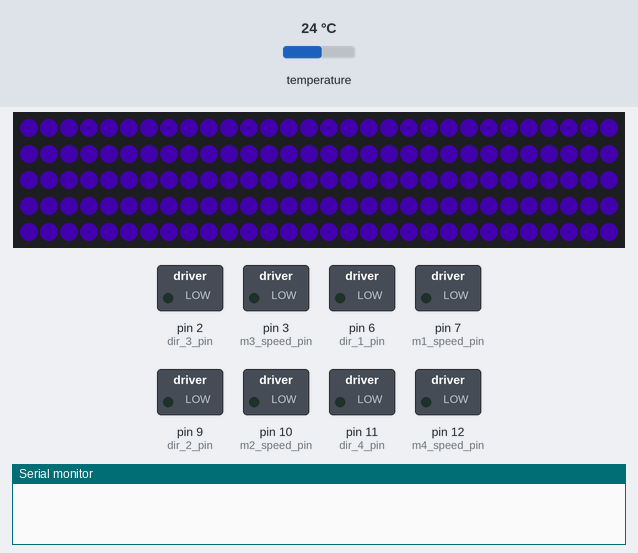
A sketch run on a simulated Arduino Mega 2560, built with avr-gcc and run on an emulated ATmega2560. Parts: 150 RGB LEDs in strip order, left to right, continuing on the next row, switched loads named in the sketch (green lamp = pin HIGH), the last lines printed to the serial monitor. The test bench sets the inputs (shaded band); at power-on: temperature 24 °C. Dim RGB values are drawn brighter than linear.

Above: at 2.1 s.
2.2 s: temperature set to 28 °C
At 3.3 s:
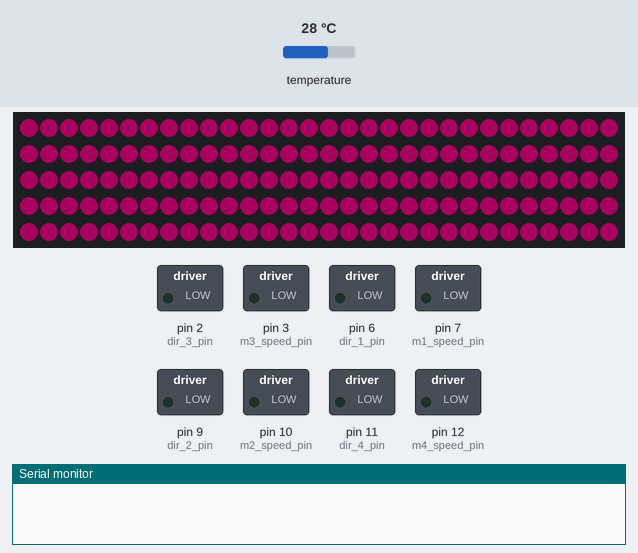
3.7 s: temperature set to 33 °C
At 4.9 s:
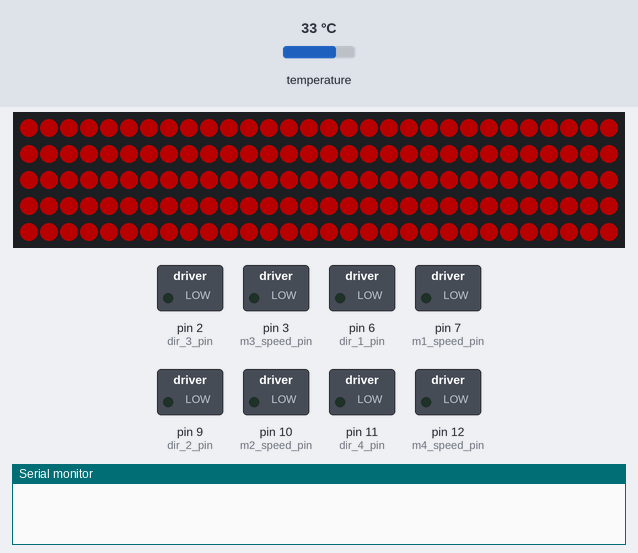
5.2 s: temperature set to 12 °C
At 6.3 s:
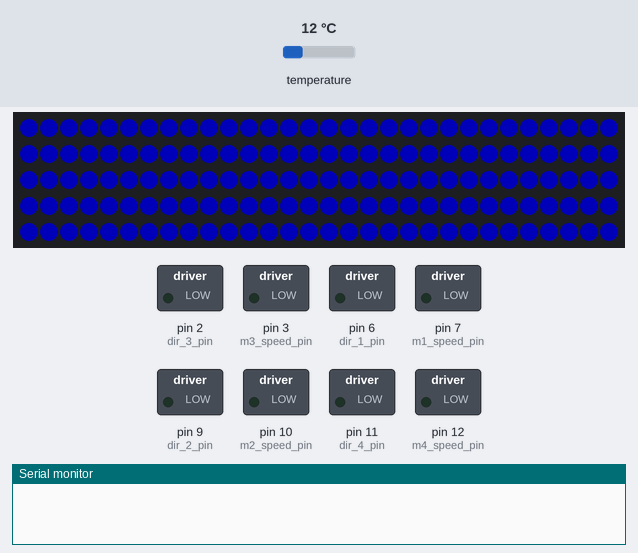
6.7 s: temperature set to 41 °C
At 9.7 s:
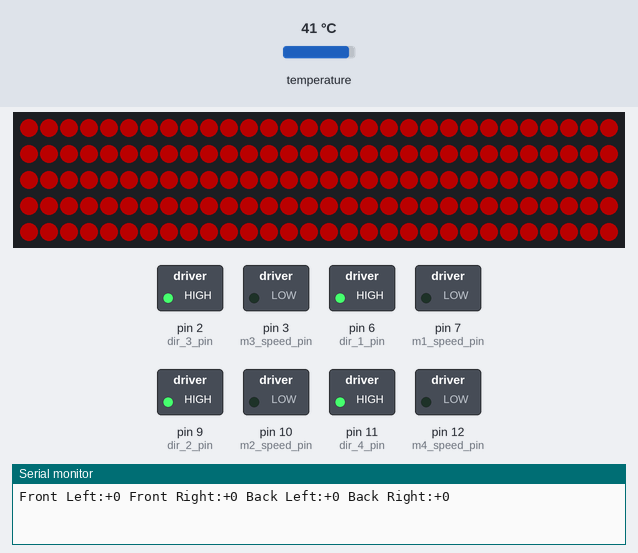
Timing chart, 0 to 10.7 s (numbered marks = the images above; inputs shaded):
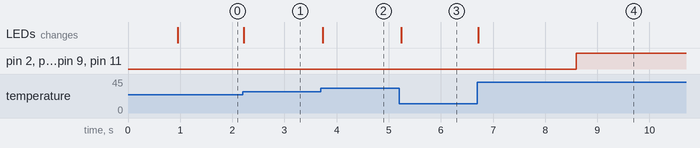

The sketch:

Drive_temp_lights.ino
```cpp
//Controls the robot. 2/23/18
/*
 * Control the robot. Connect radio usb to power, and DB9 cable
 * for data to lab computer.
 * Open Putty. Set COM port appropriately (check in devices)
 * and baud rate to 115200
 * Control via following
 * 1 - 25% forward
 * 2 - 50% forward
 * 3 - 75% forward
 * 4 - 100% forward
 * 5 - 25% backwards
 * 6 - 50% backwards
 * 7 - 75% backwards
 * 8 - 100% backwards
 * 0 - Stop
 *
 * This is not apparent in code because data is coming in corrupted.
 * To be fixed in future update
 *
 */

#include <Adafruit_NeoPixel.h>
//int sensorPin = A0;   // select the analog input pin for the photoresistor
//int sensorValue = 0;  // photoresistor value read from analog input pin
///////////////////////
#include <OneWire.h>
#include <SoftwareSerial.h>


//Pin for temp sensor
int DS18S20_Pin = 4; //DS18S20 Signal pin on digital 4
char tmpstring[10];

//Temperature chip i/o
OneWire ds(DS18S20_Pin);  // on digital pin 4


//PIN for LEDs
#define PIN 5


int NUM_LEDS = 150;
int BRIGHTNESS= 70;
int nums=0;
int val=0;
int val2=0;
Adafruit_NeoPixel pixels = Adafruit_NeoPixel(NUM_LEDS, PIN, NEO_GRB + NEO_KHZ800);


//front left
const int dir_1_pin = 6;
const int m1_speed_pin = 7;
const int m1_sign = 1;

//front right
const int dir_2_pin = 9;
const int m2_speed_pin = 10;
const int m2_sign = 1;

//back left
const int dir_3_pin = 2;
const int m3_speed_pin = 3;
const int m3_sign = 1;

//back right
const int dir_4_pin = 11;
const int m4_speed_pin = 12;
const int m4_sign = 1;

const int COUNTER_MAX = 250;

int target_speed_1 = 0;
int actual_speed_1 = 0;

int target_speed_2 = 0;
int actual_speed_2 = 0;

int target_speed_3 = 0;
int actual_speed_3 = 0;

int target_speed_4 = 0;
int actual_speed_4 = 0;

int counter = 0;

#define HEADER     0

#define FRONT_LEFT 1
#define FRONT_RIGHT 2

#define MID_LEFT 3
#define MID_RIGHT 4

#define BACK_LEFT 5
#define BACK_RIGHT 6

#define CHECKSUM 7

char input_data[8];
int index = 0;


void setup() {
  // put your setup code here, to run once:
  Serial.begin(115200);
  Serial2.begin(9600);
  Serial3.begin(115200); //direct line to radio

  pinMode(dir_1_pin, OUTPUT);
  pinMode(m1_speed_pin, OUTPUT);
  pinMode(dir_2_pin, OUTPUT);
  pinMode(m2_speed_pin, OUTPUT);
  pinMode(dir_3_pin, OUTPUT);
  pinMode(m3_speed_pin, OUTPUT);
  pinMode(dir_4_pin, OUTPUT);
  pinMode(m4_speed_pin, OUTPUT);

  //LEDs init
  pixels.setBrightness(BRIGHTNESS);
    pixels.begin(); // This initializes the NeoPixel library.
    for(int i=0;i<=150;i=i+1){
          pixels.setPixelColor(i, pixels.Color(0,0,0));
    pixels.show(); // This sends the updated pixel color to the hardware.
    }
}

void read_radio() {
    // put your main code here, to run repeatedly:
  if(Serial3.available()) {
    int data = Serial3.read();
      if(index != 0 && data == 0xFF) {
         //Misaligned... ignore data until we get 0xFF for start of next packet
         index = 0;
         return;
      }
      if(index == 0 && data != 0xFF) {
        //misaligned... throw out data until this is true;
        return;
      }
      input_data[index] = data;
      index++;
    //Serial.println((int) data);
  }

  if(index == 8) {

    char sum = 0;
    for(int i = 1; i < 7; i++) {
      sum+= input_data[i];
    }
    sum += 0xAA;
    if(sum == input_data[CHECKSUM]) {
      for(int i = 0; i < 8; i++) {
        //Serial.print((int)input_data[i]);
        //Serial.print(", ");
      }
      //Serial.println();
      //checksum passed, set fields
      target_speed_1 = input_data[FRONT_LEFT] * 2;
      target_speed_2 = input_data[FRONT_RIGHT] * 2;
      target_speed_3 = input_data[BACK_LEFT] * 2;
      target_speed_4 = input_data[BACK_RIGHT] * 2;

    } else {
      //Serial.println("checksum fail");
    }
    index = 0;
  }
}

void update_leds() {
  float temperature = getTemp();
  int tmp = (int) temperature;

 val=constrain(map(temperature*100, 7000,9000,0,255), 0, 255);
 ////temperature *100
//sensor();
   for(int i=0;i<=150;i=i+1){
      pixels.setPixelColor(i, pixels.Color(val,0,255-val));
      // pixels.Color takes RGB values, from 0,0,0 up to 255,255,255 pixels.setPixelColor(i, pixels.Color(0,150,0)); // Moderately bright green color.
      }
    pixels.show(); // This sends the updated pixel color to the hardware.
}

void loop() {
  update_leds();
  read_radio();

//    // Do nothing we are at the right speed
//    if(target_speed == actual_speed) {
//     // Serial.println("reached target");
//      return;
//    }

    // Stall using counter as timer
    if(counter < COUNTER_MAX) {
      counter++;
    }

    // Adjust speed when counter is maxed, reset counter
    if(counter % COUNTER_MAX == COUNTER_MAX-1) {
      counter = 0;
      if(actual_speed_1 != target_speed_1) {
        actual_speed_1 < target_speed_1 ? actual_speed_1++: actual_speed_1--;
      }
      if(actual_speed_2 != target_speed_2) {
        actual_speed_2 < target_speed_2 ? actual_speed_2++: actual_speed_2--;
      }
      if(actual_speed_3 != target_speed_3) {
        actual_speed_3 < target_speed_3 ? actual_speed_3++: actual_speed_3--;
      }
      if(actual_speed_4 != target_speed_4) {
        actual_speed_4 < target_speed_4 ? actual_speed_4++: actual_speed_4--;
      }

    } else {
      return; //dont waste sending same val as before
    }

  Serial.print("Front Left:");
  set_pwm(dir_1_pin, m1_speed_pin, m1_sign, actual_speed_1);
  Serial.print(" Front Right:");
  set_pwm(dir_2_pin, m2_speed_pin, m2_sign, actual_speed_2);
  Serial.print(" Back Left:");
  set_pwm(dir_3_pin, m3_speed_pin, m3_sign, actual_speed_3);
  Serial.print(" Back Right:");
  set_pwm(dir_4_pin, m4_speed_pin, m4_sign, actual_speed_4);
  Serial.println();


}

void set_pwm(int dir_pin, int m_speed_pin, int sign, int m_actual_speed) {
  if((m_actual_speed * sign) >= 0) {
    digitalWrite(dir_pin, HIGH);
    Serial.print("+");
    analogWrite(m_speed_pin, m_actual_speed*sign);
    Serial.print(m_actual_speed*sign);
  } else {
    Serial.print("-");
    digitalWrite(dir_pin, LOW);
    analogWrite(m_speed_pin, -1*m_actual_speed*sign);
    Serial.print(-1*m_actual_speed*sign);
  }
}


float getTemp(){
  //returns the temperature from one DS18S20 in DEG Celsius

  byte data[12];
  byte addr[8];

  if ( !ds.search(addr)) {
      //no more sensors on chain, reset search
      Serial.println("Can't find sensor, try a pullup resistor?");
      ds.reset_search();
      return -1000;
  }

  if ( OneWire::crc8( addr, 7) != addr[7]) {
      Serial.println("CRC is not valid!");
      return -1000;
  }

  if ( addr[0] != 0x10 && addr[0] != 0x28) {
      Serial.print("Device is not recognized");
      return -1000;
  }

  ds.reset();
  ds.select(addr);
  ds.write(0x44,1); // start conversion, with parasite power on at the end

  byte present = ds.reset();
  ds.select(addr);
  ds.write(0xBE); // Read Scratchpad

  for (int i = 0; i < 9; i++) { // we need 9 bytes
    data[i] = ds.read();
  }

  ds.reset_search();

  byte MSB = data[1];
  byte LSB = data[0];

  float tempRead = ((MSB << 8) | LSB); //using two's compliment
  float TemperatureSum = tempRead / 16;

  return (TemperatureSum * 18 + 5)/10 + 32;
}
```

Measured:
- after the input at 2.2 s, the LEDs: change at once (image 1)
- after the input at 3.7 s, the LEDs: change at once (image 2)
- after the input at 5.2 s, the LEDs: change at once (image 3)
- after the input at 6.7 s, the LEDs: change at once (image 4)
